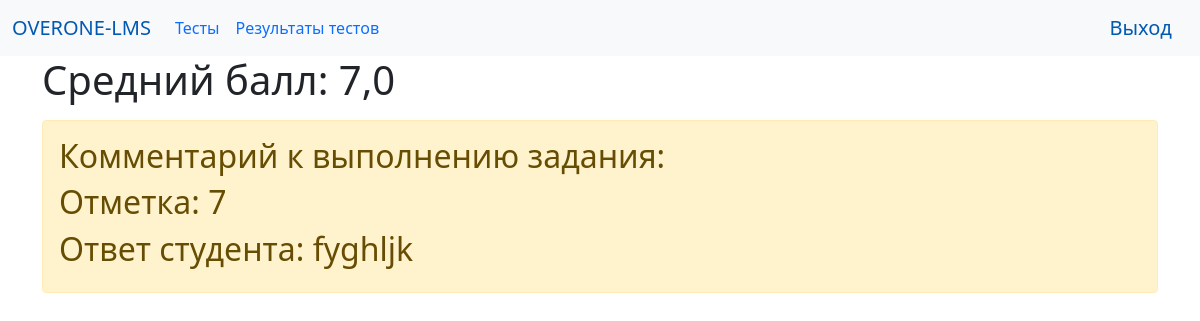
Before: /marks/ (signed in) with the older database file.
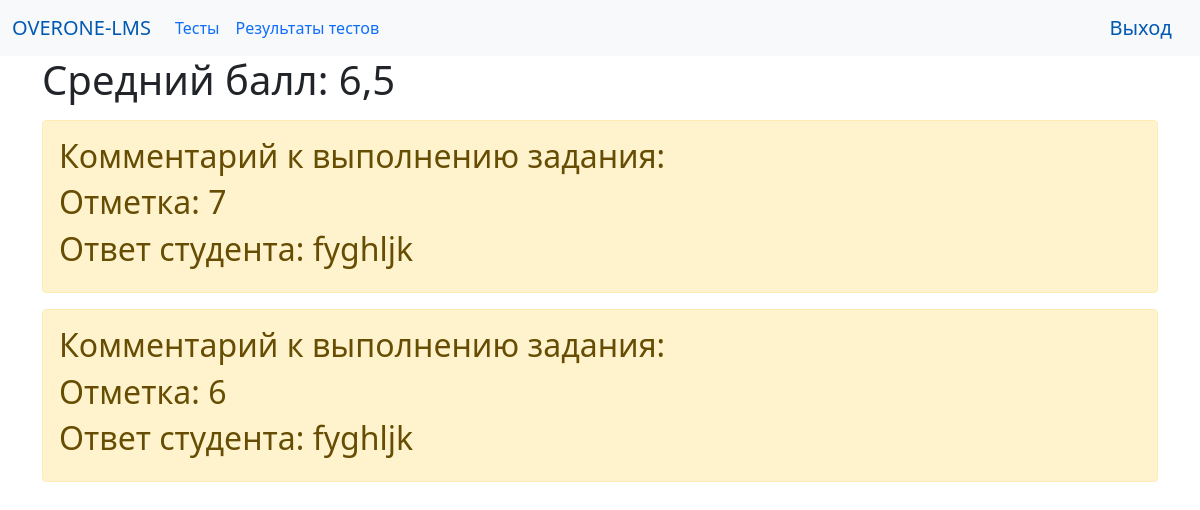
After: the same page with the newer database file.
### lms/models.py (models this page shows)
class Mark(models.Model):
    solution = models.ForeignKey(Solution, on_delete=models.CASCADE,verbose_name="Решение")
    mark = models.IntegerField(validators=[
                                            MaxValueValidator(100),
                                            MinValueValidator(1)
                                           ])
    comment = models.TextField(blank=True, null=True, verbose_name="Комментарий")
    class Meta:
        verbose_name = 'Оценка'
        verbose_name_plural = 'Оценки'
        ordering = ['-mark']

class Solution(models.Model):
    student = models.ForeignKey(User, on_delete=models.CASCADE,verbose_name="Cтудент")
    task = models.ForeignKey(Task, on_delete=models.CASCADE,verbose_name="Задание")
    text = models.TextField(verbose_name="Решение")
    class Meta:
        verbose_name = 'Решение'
        verbose_name_plural = 'Решения'

### lms/views.py (the view)
# urls.py: path("marks/", marks, name="marks"),
@login_required
def marks(request):
    marks = Mark.objects.filter(solution__student=request.user.id)
    marks_values = Mark.objects.filter(solution__student=request.user.id).values_list('mark')
    marks_list = [i[0] for i in marks_values]
    average = sum(marks_list)/len(marks_list)
    context = {'marks': marks, 'average': average}
    print(context)
    return render(request, 'marks.html', context)

### lms/templates/marks.html
{% extends 'base.html' %}
{% load static %}
{% block content %}
<div class="container">
 <h1>Средний балл: {{average}}</h1>
            {% for mark in marks %}
    <div class="alert alert-warning mt-3">
            <h2>Комментарий к выполнению задания: {{mark.solution.comment}} </h2>
            <h2>Отметкa: {{mark.mark}} </h2>
            <h2>Ответ студента: {{mark.solution.text}} </h2>
  </div>
            {% endfor %}
        </div>
{% endblock %}

Changed rows visible on the page:
added Mark: mark "6", solution.text "fyghljk"
Other visible differences:
{{ average }}: "7,0" → "6,5"
